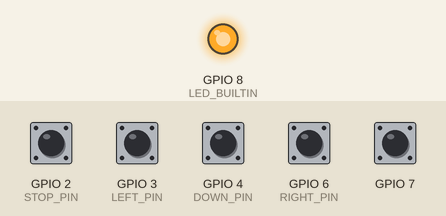
The sketch below on a simulated ESP32-C3. Parts: output pins drawn as LEDs (lit = HIGH). The inputs (shaded band) are chosen by the test bench; at power-on: GPIO 2 (STOP_PIN), GPIO 3 (LEFT_PIN), GPIO 4 (DOWN_PIN), GPIO 6 (RIGHT_PIN), GPIO 7 HIGH. What the sketch prints to the serial monitor is not drawn.

Above: at 1.2 s.
1.3 s: GPIO 4 (DOWN_PIN) pulled LOW for 1 s
At 2.3 s:
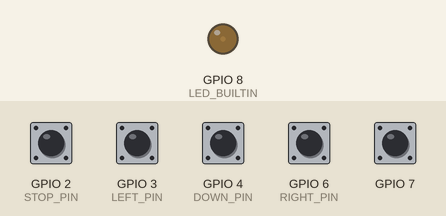
5.3 s: GPIO 7 pulled LOW for 1 s
At 8.05 s:
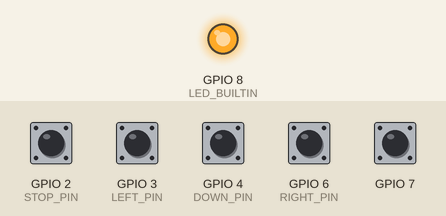
8.8 s: GPIO 4 (DOWN_PIN) pulled LOW for 0.15 s
Timing chart, 0 to 11.8 s (numbered marks = the images above; inputs shaded):
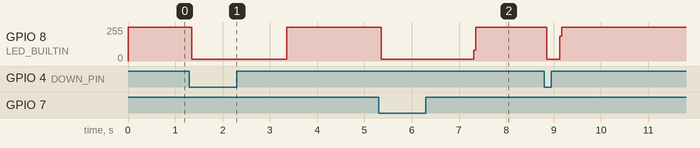

The sketch:

sketch_jul6b.ino
```cpp
#include <esp_now.h>
#include <WiFi.h>
#include <esp_wifi.h>

#include "driver/rtc_io.h"

//TO DO:
/*
- https://docs.espressif.com/projects/esp-idf/en/latest/esp32c3/api-reference/peripherals/gpio.html
Pins 0 to 5 can be used to wake it from deep sleep
- mac address hardcode
- pairing mode
- optimize sleep states to save energy during operation
- update voltage method

*/

#define UP_PIN D0
#define STOP_PIN D1
#define LEFT_PIN D2
#define RIGHT_PIN D5
#define DOWN_PIN D4
// #define BAT_MONITOR_PIN A2

//deep sleep
#define BUTTON_PIN_BITMASK(GPIO) (1ULL << GPIO)  // 2 ^ GPIO_NUMBER in hex
gpio_num_t wakeup_pins[] = {gpio_num_t(UP_PIN), gpio_num_t(STOP_PIN), gpio_num_t(LEFT_PIN), gpio_num_t(RIGHT_PIN), gpio_num_t(DOWN_PIN)};
RTC_DATA_ATTR int bootCount = 0;

#define CHANNEL 1
#define PRINTSCANRESULTS 0
#define DELETEBEFOREPAIR 0

// Variable to store if sending data was successful
float cartBatteryVoltage;

typedef struct transmitter_message {
  int16_t forward_speed;
  int16_t steer_angle;
  int16_t remoteBatteryVoltage;
} transmitter_message;

typedef struct incoming_message {
  int16_t cartBatteryVoltage;
} incoming_message;

transmitter_message outgoingMessage;
incoming_message incomingMessage;

//ESP NOW
uint8_t espNowBroadcastAddress[] = { 0x74, 0x4d, 0xbd, 0x81, 0xba, 0xd4 };

// Create peer interface
esp_now_peer_info_t peerInfo;

// callback when data is sent from Master to Slave
void OnDataSent(const uint8_t *mac_addr, esp_now_send_status_t status) {
  // char macStr[18];
  // snprintf(macStr, sizeof(macStr), "%02x:%02x:%02x:%02x:%02x:%02x",
  //          mac_addr[0], mac_addr[1], mac_addr[2], mac_addr[3], mac_addr[4], mac_addr[5]);
  // Serial.print("Last Packet Sent to: "); Serial.println(macStr);
  // Serial.print("Last Packet Send Status: "); Serial.println(status == ESP_NOW_SEND_SUCCESS ? "Delivery Success" : "Delivery Fail");
}

// Callback when data is received
void OnDataRecv(const uint8_t *mac, const uint8_t *incomingData, int len) {
  memcpy(&incomingMessage, incomingData, sizeof(incomingMessage));
  // Serial.print("Bytes received: ");
  // Serial.println(len);
  cartBatteryVoltage = incomingMessage.cartBatteryVoltage;
}

void InitESPNow() {
  WiFi.disconnect();
  if (esp_now_init() == ESP_OK) {
  } else {
    delay(500);
    ESP.restart();
  }
}

void sendData() {
  const uint8_t *peer_addr = peerInfo.peer_addr;
  // Serial.print("Sending: "); Serial.println(outgoingMessage);
  esp_err_t result = esp_now_send(peer_addr, (uint8_t *)&outgoingMessage, sizeof(outgoingMessage));
  // Serial.print(millis());
  // Serial.print("\t");
  // Serial.print("Send Status: ");
  digitalWrite(LED_BUILTIN, LOW);
    Serial.print("steer angle: "); Serial.println(outgoingMessage.steer_angle);
  Serial.print("forward speed: "); Serial.println(outgoingMessage.forward_speed);
  Serial.print(millis());
  Serial.print("\tSend Status: ");

  // Serial.println(outgoingMessage.forward_speed);
  // Serial.println(outgoingMessage.turn_speed);
  if (result == ESP_OK) {
    // Serial.println("Success");
  } else if (result == ESP_ERR_ESPNOW_NOT_INIT) {
    // How did we get so far!!
    // Serial.println("ESPNOW not Init.");
  } else if (result == ESP_ERR_ESPNOW_ARG) {
    // Serial.println("Invalid Argument");
  } else if (result == ESP_ERR_ESPNOW_INTERNAL) {
    // Serial.println("Internal Error");
  } else if (result == ESP_ERR_ESPNOW_NO_MEM) {
    // Serial.println("ESP_ERR_ESPNOW_NO_MEM");
  } else if (result == ESP_ERR_ESPNOW_NOT_FOUND) {
    // Serial.println("Peer not found.");
  } else {
    // Serial.println("Not sure what happened");
  }

}
int lastEventTime; int lastSentTime;
void setup() {
  pinMode(UP_PIN, INPUT_PULLUP);
  pinMode(STOP_PIN, INPUT_PULLUP);
  pinMode(LEFT_PIN, INPUT_PULLUP);
  pinMode(RIGHT_PIN, INPUT_PULLUP);
  pinMode(DOWN_PIN, INPUT_PULLUP);
  pinMode(LED_BUILTIN, OUTPUT);

  // pinMode(BAT_MONITOR_PIN, INPUT);

  Serial.begin(115200);


  WiFi.mode(WIFI_STA);

  // Init ESP-NOW
  if (esp_now_init() != ESP_OK) {
    Serial.println("Error initializing ESP-NOW");
    return;
    ESP.restart();
  }

  // Once ESPNow is successfully Init, we will register for Send CB to
  // get the status of Trasnmitted packet
  esp_now_register_send_cb(OnDataSent);

  // Register peer
  memcpy(peerInfo.peer_addr, espNowBroadcastAddress, 6);
  peerInfo.channel = 0;
  peerInfo.encrypt = false;

  // Add peer
  if (esp_now_add_peer(&peerInfo) != ESP_OK) {
    Serial.println("Failed to add peer");
    return;
  }
  print_wakeup_reason();


  //deep sleep wake
  ++bootCount;
  Serial.println("Boot number: " + String(bootCount));
  // Print the wakeup reason for ESP32
  print_wakeup_reason();

  //If you were to use ext1, you would use it like
  uint64_t bitmask = 0;
  for(int i = 0; i < sizeof(wakeup_pins) / sizeof(wakeup_pins[0]); i++){
    bitmask = bitmask | BUTTON_PIN_BITMASK(wakeup_pins[i]);
    rtc_gpio_pullup_en(wakeup_pins[i]);
    rtc_gpio_pulldown_dis(wakeup_pins[i]);
  }
  esp_sleep_enable_ext1_wakeup_io(bitmask, ESP_EXT1_WAKEUP_ANY_LOW);


  lastEventTime = millis();
  lastSentTime = millis();
  // bool isPaired = false;
  // do{
  //   ScanForSlave();
  //   // If Slave is found, it would be populate in `slave` variable
  //   // We will check if `slave` is defined and then we proceed further
  //   if(slave.channel == CHANNEL){
  //     isPaired = manageSlave();
  //   }
  //   Serial.println("Searching...");
  //   delay(50);
  // }while(!isPaired);
}

void print_wakeup_reason() {
  esp_sleep_wakeup_cause_t wakeup_reason;

  wakeup_reason = esp_sleep_get_wakeup_cause();

  // switch (wakeup_reason) {
  //   case ESP_SLEEP_WAKEUP_EXT0:
  //     Serial.println("Wakeup caused by external signal using RTC_IO");
  //     break;
  //   case ESP_SLEEP_WAKEUP_EXT1:
  //     Serial.println("Wakeup caused by external signal using RTC_CNTL");
  //     break;
  //   case ESP_SLEEP_WAKEUP_TIMER:
  //     Serial.println("Wakeup caused by timer");
  //     break;
  //   case ESP_SLEEP_WAKEUP_TOUCHPAD:
  //     Serial.println("Wakeup caused by touchpad");
  //     break;
  //   case ESP_SLEEP_WAKEUP_ULP:
  //     Serial.println("Wakeup caused by ULP program");
  //     break;
  //   default:
  //     Serial.printf("Wakeup was not caused by deep sleep: %d\n", wakeup_reason);
  //     break;
  // }
}

void batteryMonitor() {
  //with 1:1 voltage divider, 4.2V should be 2.1V --> 1023 * (2.1V / 3.3V) = 651
  //to go from ticks to V, 651 --> 4.2V, 0 --> 0V
  float batteryOffset = 290;  //calibrate later (detect ticks at 4.2V)
  float ticksToVoltage = 4.2 / batteryOffset;

  outgoingMessage.remoteBatteryVoltage = 0; //analogRead(BAT_MONITOR_PIN) * ticksToVoltage;
}

int speedLevel = 0;  // -3 to 9 speed level, with [INSERT SOMETHING] being freespinning wheel (CODE THIS IN)
//first forward from standing start will increase it to level 4, with subsequent increments being 1
float steerAngle = 0;  // positive for right, negative for left
void loop() {
  bool changed = updateButtonPressState();

  //make sure it connects back when it disconnects

  // 600 max? thus actual speed will be 9 * 65 = 585 RPM ~~ 20 kph
  // turn speed can be like 100?
  batteryMonitor();

  // Serial.print("Forward: ");
  // Serial.print(forwardSpeed);
  // Serial.print("  Steer: ");
  // Serial.println(steerSpeed);
  // Serial.print("  Battery V: ");
  // Serial.println(batteryVoltage);

  if(changed || millis() - lastSentTime > 500) {
    sendData();
    lastSentTime = millis();
  }
  if(millis() - lastEventTime > 10000 && outgoingMessage.forward_speed == 0 && outgoingMessage.steer_angle == 0){
    enterDeepSleep();
    // Serial.println("Going to sleep...");
  }

  //change later -- I think changed logic doesn't wokr properly
  //send update every 250 ms as well to ensure connection - heartbeat
  delay(5);
  digitalWrite(LED_BUILTIN, HIGH);
}

void enterDeepSleep() {
  //ENABLE DEEP SLEEP OF DW1000 CHIP TOO
  for(int i = 0; i < 5; i++){
    digitalWrite(LED_BUILTIN, LOW);
    delay(100);
    digitalWrite(LED_BUILTIN, HIGH);
    delay(100);
  }

  esp_deep_sleep_start();
}


bool pressed = false;
int lastSpeedLevel;
float lastSteerAngle;
float increment = 0.2;
bool updateButtonPressState() {
  bool stop_pin = !digitalRead(STOP_PIN);
  bool up = !digitalRead(UP_PIN);
  bool down = !digitalRead(DOWN_PIN);
  bool left = !digitalRead(LEFT_PIN);
  bool right = !digitalRead(RIGHT_PIN);
  bool changed = false;

  if (stop_pin && !pressed) {
    pressed = true;
    speedLevel = 0;
    steerAngle = 0;
  } else if (up && !pressed) {
    pressed = true;
    if (speedLevel == 0) speedLevel = 4;
    else speedLevel = min(50, speedLevel + 1);
  } else if (down && !pressed) {
    pressed = true;
    speedLevel = max(-3, speedLevel - 1);
  }
  if (left) {  //turning should stop as soon as button is released
    steerAngle = max(steerAngle - increment, float(-135.0));
  } else if (right) {
    steerAngle = min(steerAngle + increment, float(135.0));
  }
  else{
    steerAngle = max(float(0.0), fabs(steerAngle) - increment) * sgn(steerAngle);
  }

  if (!stop_pin && !up && !down) {
    pressed = false;
    if (!left && !right) changed = false;
    //    Serial.println("RESET");
  }

  if (stop_pin && up && down && left && right){ //user can restart like this
    ESP.restart();
  }


  changed = !(lastSteerAngle == steerAngle) || !(lastSpeedLevel == speedLevel);
  if (changed) {
    lastEventTime = millis();
  }
  lastSpeedLevel = speedLevel;
  lastSteerAngle = steerAngle;

  outgoingMessage.forward_speed = speedLevel * 4;
  outgoingMessage.steer_angle = int(steerAngle);

  return changed;
}

bool isChangedSinceLast(int lastSpeed, int currentSpeed){
  return !(lastSpeed == currentSpeed);
}

int sgn(float num){
  if(num > 0.0)
    return 1;
  else if(num < 0.0)
    return -1;
  return 0;
}
```

Measured:
- after the input at 1.3 s, GPIO 8 (LED_BUILTIN): 255/255 → 15/255 after 0.05 s, → 255/255 2.0 s later
- after the input at 5.3 s, GPIO 8 (LED_BUILTIN): 255/255 → 15/255 after 0.06 s, → 255/255 2.0 s later
